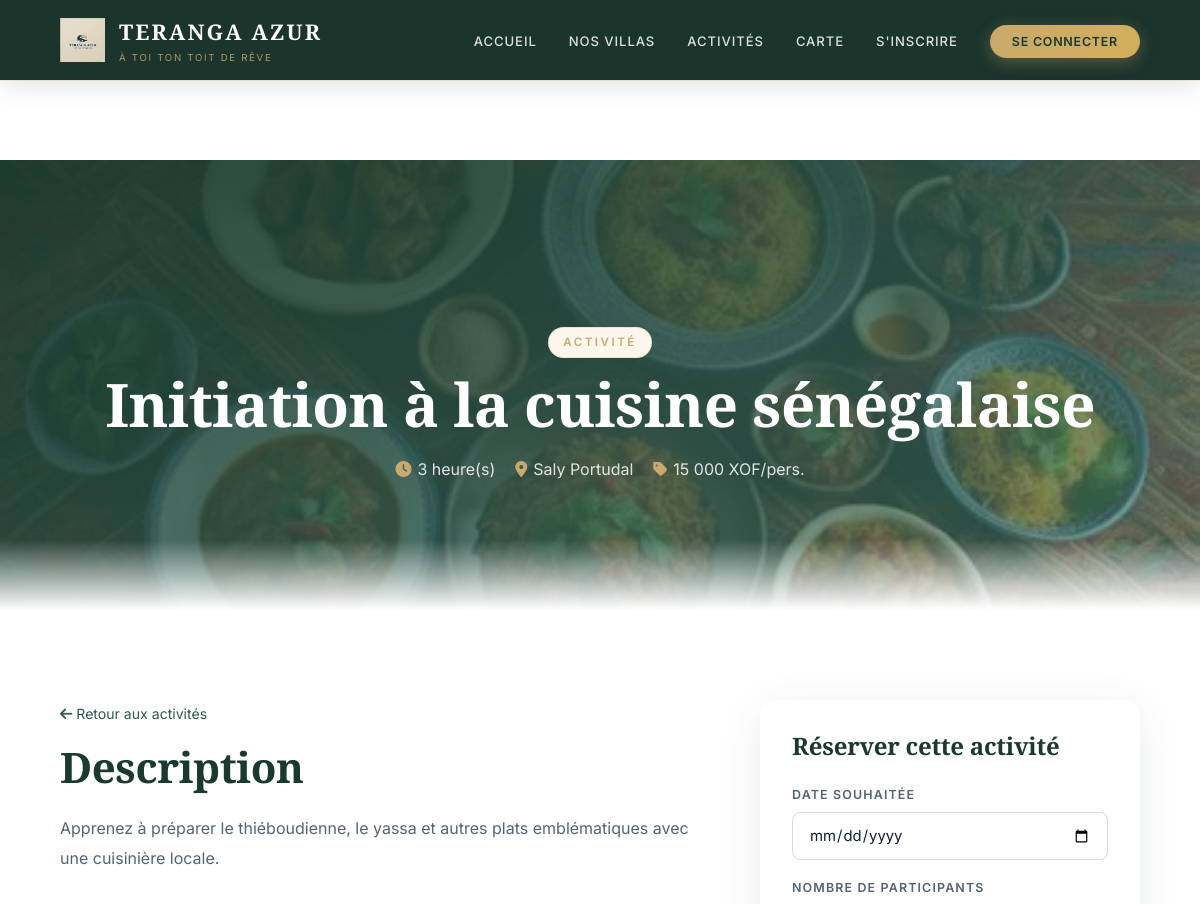
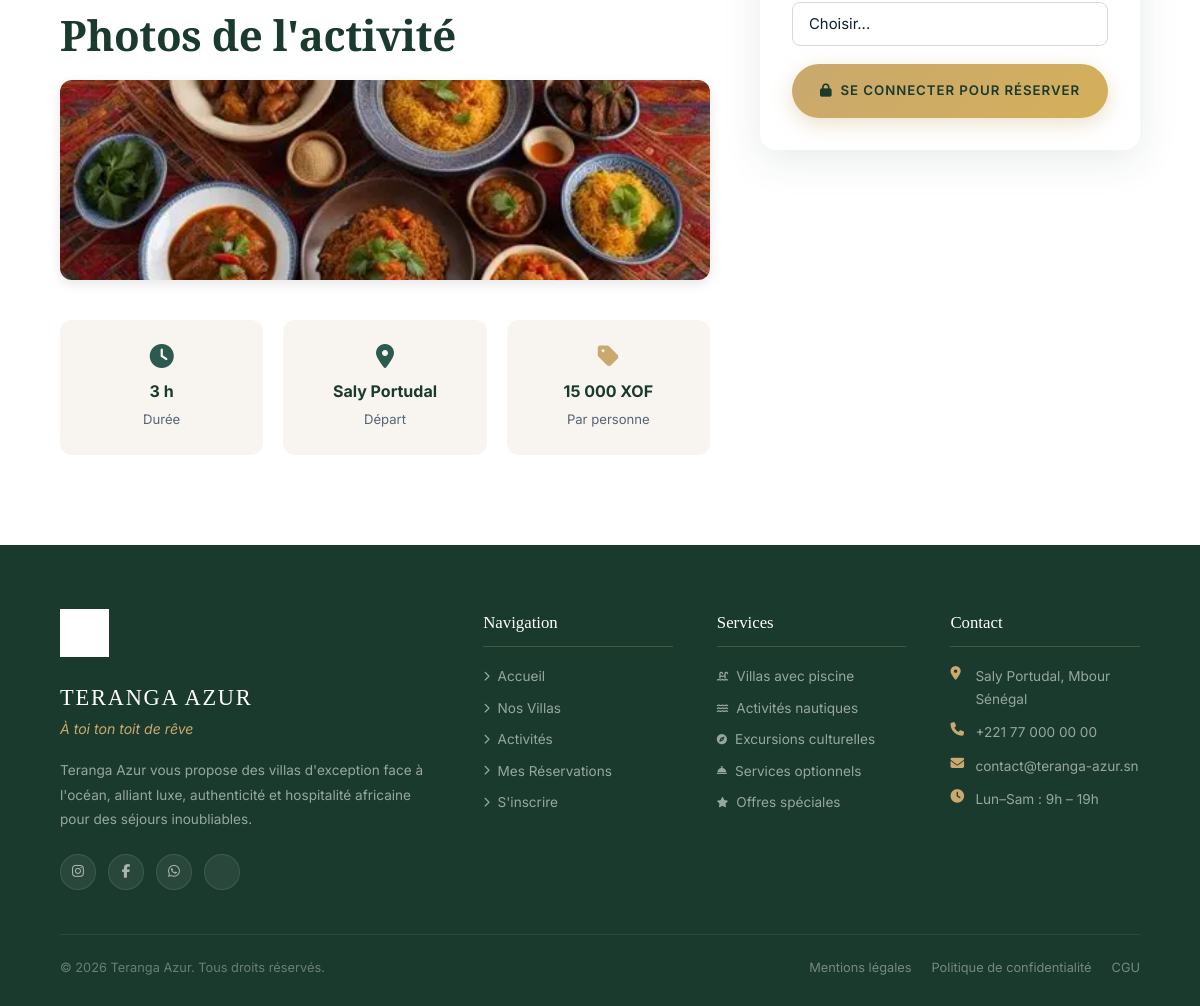
/activite-detail.php?id=5, run on the app's committed database (2 pictures, top to bottom).
### tables this page shows
CREATE TABLE `activites` (
  `id` int(11) NOT NULL AUTO_INCREMENT,
  `nom_activite` varchar(255) NOT NULL,
  `description` text DEFAULT NULL,
  `duree_heures` int(11) NOT NULL,
  `prix_par_personne` decimal(10,2) NOT NULL,
  `lieu_depart` varchar(255) DEFAULT NULL,
  `created_at` timestamp NULL DEFAULT current_timestamp(),
  `latitude` decimal(10,8) DEFAULT NULL,
  `longitude` decimal(11,8) DEFAULT NULL,
  PRIMARY KEY (`id`)
);

CREATE TABLE `images_activites` (
  `id` int(11) NOT NULL AUTO_INCREMENT,
  `activite_id` int(11) NOT NULL,
  `url` varchar(255) NOT NULL,
  `ordre` int(11) DEFAULT 0,
  `created_at` timestamp NULL DEFAULT current_timestamp(),
  PRIMARY KEY (`id`),
  KEY `activite_id` (`activite_id`),
  CONSTRAINT `1` FOREIGN KEY (`activite_id`) REFERENCES `activites` (`id`) ON DELETE CASCADE
);

### activite-detail.php (the view, shortened to what this page needs)
<?php
require_once 'config/db.php';
$id = isset($_GET['id']) ? (int)$_GET['id'] : 0;
$stmt = $pdo->prepare("SELECT a.*,
  (SELECT url FROM images_activites WHERE activite_id = a.id ORDER BY ordre ASC, id ASC LIMIT 1) AS image_principale
FROM activites a WHERE a.id = ?");
$stmt->execute([$id]);
$activite = $stmt->fetch();
$stmt_imgs = $pdo->prepare("SELECT * FROM images_activites WHERE activite_id = ? ORDER BY ordre ASC, id ASC");
$stmt_imgs->execute([$id]);
$images = $stmt_imgs->fetchAll();
include 'includes/header.php';
?>
<?php $hero_img = $activite['image_principale'] ?? 'images/Logo.png'; ?>
<div class="page-hero" style="background: var(--gradient-hero), url('<?= htmlspecialchars($hero_img) ?>') center/cover; background-size: cover; min-height:450px; margin-top:80px;">
  <div class="page-hero-content">
    <span class="section-label" style="color:var(--or-sable);">Activité</span>
    <h1 style="color:var(--blanc);font-size:clamp(2rem,5vw,4rem);"><?= htmlspecialchars($activite['nom_activite']) ?></h1>
    <div style="display:flex;gap:20px;justify-content:center;margin-top:16px;flex-wrap:wrap;">
      <span style="color:rgba(255,255,255,0.85);display:flex;align-items:center;gap:6px;">
        <i class="fas fa-clock" style="color:var(--or-sable);"></i> <?= $activite['duree_heures'] ?> heure(s)
      </span>
      <span style="color:rgba(255,255,255,0.85);display:flex;align-items:center;gap:6px;">
        <i class="fas fa-map-marker-alt" style="color:var(--or-sable);"></i> <?= htmlspecialchars($activite['lieu_depart']) ?>
      </span>
      <span style="color:rgba(255,255,255,0.85);display:flex;align-items:center;gap:6px;">
        <i class="fas fa-tag" style="color:var(--or-sable);"></i> <?= number_format($activite['prix_par_personne'], 0, ',', ' ') ?> XOF/pers.
      </span>
    </div>
  </div>
</div>
<section class="section">
  <div style="display:grid;grid-template-columns:1fr 380px;gap:50px;align-items:start;" class="detail-grid">
    <div>
      <div style="margin-bottom:16px;">
        <a href="activites.php" style="color:var(--bleu-moyen);text-decoration:none;font-size:0.88rem;">
          <i class="fas fa-arrow-left"></i> Retour aux activités
        </a>
      </div>
      <h2 style="color:var(--bleu-profond);margin-bottom:20px;">Description</h2>
      <p style="color:var(--texte-gris);line-height:1.9;font-size:1rem;">
        <?= nl2br(htmlspecialchars($activite['description'] ?? 'Description en cours de rédaction.')) ?>
      </p>
      <?php if (!empty($images)): ?>
      <div style="margin-top:40px;">
        <h2 style="color:var(--bleu-profond);margin-bottom:20px;">Photos de l'activité</h2>
        <div style="display:grid;grid-template-columns:repeat(auto-fit,minmax(280px,1fr));gap:16px;">
          <?php foreach ($images as $img): ?>
          <img src="<?= htmlspecialchars($img['url']) ?>" alt="<?= htmlspecialchars($activite['nom_activite']) ?>"
               style="width:100%;height:200px;object-fit:cover;border-radius:12px;cursor:pointer;transition:transform .2s;box-shadow:0 4px 12px rgba(0,0,0,.1);"
               onmouseover="this.style.transform='scale(1.02)'"
               onmouseout="this.style.transform='scale(1)'"
               onerror="this.src='images/Logo.png'">
          <?php endforeach; ?>
        </div>
      </div>
      <?php endif; ?>
      <div style="margin-top:40px;display:grid;grid-template-columns:repeat(3,1fr);gap:20px;">
        <div style="background:var(--creme);padding:24px;border-radius:12px;text-align:center;">
          <i class="fas fa-clock" style="font-size:1.5rem;color:var(--bleu-moyen);margin-bottom:10px;display:block;"></i>
          <strong style="color:var(--bleu-profond);"><?= $activite['duree_heures'] ?> h</strong>
          <p style="font-size:0.82rem;color:var(--texte-gris);margin-top:4px;">Durée</p>
        </div>
        <div style="background:var(--creme);padding:24px;border-radius:12px;text-align:center;">
          <i class="fas fa-map-marker-alt" style="font-size:1.5rem;color:var(--bleu-moyen);margin-bottom:10px;display:block;"></i>
          <strong style="color:var(--bleu-profond);"><?= htmlspecialchars($activite['lieu_depart']) ?></strong>
          <p style="font-size:0.82rem;color:var(--texte-gris);margin-top:4px;">Départ</p>
        </div>
        <div style="background:var(--creme);padding:24px;border-radius:12px;text-align:center;">
          <i class="fas fa-tag" style="font-size:1.5rem;color:var(--or-sable);margin-bottom:10px;display:block;"></i>
          <strong style="color:var(--bleu-profond);"><?= number_format($activite['prix_par_personne'], 0, ',', ' ') ?> XOF</strong>
          <p style="font-size:0.82rem;color:var(--texte-gris);margin-top:4px;">Par personne</p>
        </div>
      </div>
    </div>
    <div class="booking-card" style="background:var(--blanc);border-radius:16px;padding:32px;box-shadow:0 10px 40px rgba(26,58,46,0.1);position:sticky;top:100px;">
      <h3 style="color:var(--bleu-profond);margin-bottom:24px;font-size:1.5rem;">Réserver cette activité</h3>
      <form method="POST">
        <div class="form-group">
          <label class="form-label">Date souhaitée</label>
          <input type="date" name="date_activite" class="form-input" min="<?= date('Y-m-d') ?>" required id="dateAct">
        </div>
        <div class="form-group">
          <label class="form-label">Nombre de participants</label>
          <select name="nb_participants" class="form-select" required id="nbParticipants">
            <option value="">Choisir...</option>
          </select>
        </div>
        <?php if (isset($_SESSION['client_id'])): ?>
        <button type="submit" name="reserver" class="btn btn-primary" style="width:100%;justify-content:center;padding:16px;">
          <i class="fas fa-check"></i> Confirmer la réservation
        </button>
        <?php else: ?>
        <a href="connexion.php?redirect=<?= urlencode($_SERVER['REQUEST_URI']) ?>" class="btn btn-primary" style="width:100%;justify-content:center;padding:16px;">
          <i class="fas fa-lock"></i> Se connecter pour réserver
        </a>
        <?php endif; ?>
      </form>
    </div>
  </div>
</section>
<?php include 'includes/footer.php'; ?>

### css/style.css (style rules this page uses)
:root { --bleu-profond : #1a3a2e; --bleu-moyen : #2d5a4f; --bleu-clair : #4a8c7d; --bleu-pale : #e0f0ec; --or-sable : #c9a96e; --or-dore : #d4af5a; --or-pale : #fdf6ec; --creme : #f8f5f0; --creme-fonce : #ede8df; --blanc : #ffffff; --texte-sombre : #0c1f30; --texte-gris : #546474; --texte-leger : #8a9aaa; --ombre-sm : 0 2px 8px rgba(26,58,46,0.09); --ombre-md : 0 6px 24px rgba(26,58,46,0.13); --ombre-lg : 0 16px 48px rgba(26,58,46,0.18); --gradient-hero: linear-gradient(150deg,rgba(26,58,46,0.94) 0%,rgba(45,90,79,0.80) 55%,rgba(74,140,125,0.55) 100%); --gradient-or : linear-gradient(135deg,#c9a96e,#d4af5a); --radius-sm : 8px; --radius-md : 14px; --radius-lg : 20px; --radius-xl : 28px; --transition : all 0.3s cubic-bezier(0.4,0,0.2,1); --border : 1px solid #e8e2d8; }
*, *::before, *::after { margin:0; padding:0; box-sizing:border-box; }
html { scroll-behavior:smooth; font-size:16px; }
body { font-family: 'Inter', sans-serif; color: var(--texte-sombre); background: var(--blanc); overflow-x: hidden; line-height: 1.65; padding-top: 80px; }
h1, h2, h3, h4 { font-family: 'Cormorant Garamond', serif; font-weight: 600; line-height: 1.2; letter-spacing: -0.01em; }
h1 { font-size: clamp(2.2rem, 5vw, 4.5rem); }
h2 { font-size: clamp(1.7rem, 3.5vw, 2.8rem); }
h3 { font-size: clamp(1.2rem, 2vw, 1.7rem); }
p { line-height: 1.7; }
.btn { display: inline-flex; align-items: center; gap: 8px; padding: 13px 30px; border-radius: 50px; font-family: 'Inter', sans-serif; font-size: 0.83rem; font-weight: 600; letter-spacing: 0.07em; text-transform: uppercase; text-decoration: none; cursor: pointer; transition: var(--transition); border: none; white-space: nowrap; }
.btn-primary { background: var(--gradient-or); color: var(--bleu-profond); box-shadow: 0 6px 20px rgba(201,169,110,0.35); }
.section { padding: 90px 5%; }
.section-label { display: inline-block; font-size: 0.72rem; font-weight: 600; letter-spacing: 0.22em; text-transform: uppercase; color: var(--or-sable); margin-bottom: 10px; background: var(--or-pale); padding: 5px 14px; border-radius: 50px; border: 1px solid rgba(201,169,110,0.25); }
.form-group { margin-bottom: 18px; }
.form-label { display: block; font-size: 0.78rem; font-weight: 600; letter-spacing: 0.09em; text-transform: uppercase; color: var(--texte-gris); margin-bottom: 7px; }
.form-input, .form-select, .form-textarea { width: 100%; padding: 13px 16px; border: 1.5px solid #ddd8d0; border-radius: var(--radius-sm); font-family: 'Inter', sans-serif; font-size: 0.93rem; color: var(--texte-sombre); background: var(--blanc); transition: var(--transition); outline: none; appearance: none; }
.page-hero { min-height: 340px; background: var(--gradient-hero), url('../images/Piscine-Villa2.png') center/cover no-repeat; display: flex; align-items: center; justify-content: center; text-align: center; padding: 100px 5% 60px; position: relative; margin-top: -80px; }
.page-hero::after { content: ''; position: absolute; bottom: 0; left: 0; right: 0; height: 70px; background: linear-gradient(to bottom, transparent, var(--blanc)); pointer-events: none; }
.page-hero-content { position:relative; z-index:1; }
.page-hero h1 { color: var(--blanc); margin-bottom: 10px; }

### data on the page
activites: nom_activite "Initiation à la cuisine sénégalaise", duree_heures "3", lieu_depart "Saly Portudal", prix_par_personne "15 000", description "Apprenez à préparer le thiéboudienne, le yassa et autres plats emblématiques avec une cuisinière locale."
images_activites: url (picture)
